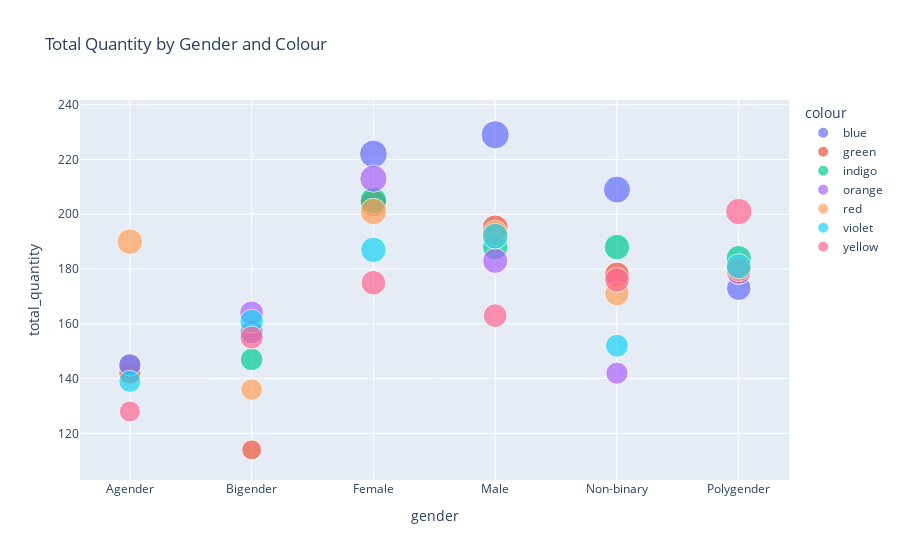

Notebook cell for this chart:
### Code cell
fig_scatter = px.scatter(df_2, x='gender', y='total_quantity', color='colour', size='total_quantity', title='Total Quantity by Gender and Colour')
fig_scatter.show()

### Figure 1 — Plotly figure (JSON) as saved in the notebook; plotly's stock layout.template omitted (floating-point values rounded to 4 significant figures)
{"data": [{"hovertemplate": "colour=blue<br>gender=%{x}<br>total_quantity=%{marker.size}<extra></extra>", "legendgroup": "blue", "marker": {"color": "#636efa", "size": [144, 157, 222, 229, 209, 173], "sizemode": "area", "sizeref": 0.5725, "symbol": "circle"}, "mode": "markers", "name": "blue", "orientation": "v", "showlegend": true, "type": "scatter", "x": ["Agender", "Bigender", "Female", "Male", "Non-binary", "Polygender"], "xaxis": "x", "y": [144, 157, 222, 229, 209, 173], "yaxis": "y"}, {"hovertemplate": "colour=green<br>gender=%{x}<br>total_quantity=%{marker.size}<extra></extra>", "legendgroup": "green", "marker": {"color": "#EF553B", "size": [142, 114, 204, 195, 178, 179], "sizemode": "area", "sizeref": 0.5725, "symbol": "circle"}, "mode": "markers", "name": "green", "orientation": "v", "showlegend": true, "type": "scatter", "x": ["Agender", "Bigender", "Female", "Male", "Non-binary", "Polygender"], "xaxis": "x", "y": [142, 114, 204, 195, 178, 179], "yaxis": "y"}, {"hovertemplate": "colour=indigo<br>gender=%{x}<br>total_quantity=%{marker.size}<extra></extra>", "legendgroup": "indigo", "marker": {"color": "#00cc96", "size": [145, 147, 205, 188, 188, 184], "sizemode": "area", "sizeref": 0.5725, "symbol": "circle"}, "mode": "markers", "name": "indigo", "orientation": "v", "showlegend": true, "type": "scatter", "x": ["Agender", "Bigender", "Female", "Male", "Non-binary", "Polygender"], "xaxis": "x", "y": [145, 147, 205, 188, 188, 184], "yaxis": "y"}, {"hovertemplate": "colour=orange<br>gender=%{x}<br>total_quantity=%{marker.size}<extra></extra>", "legendgroup": "orange", "marker": {"color": "#ab63fa", "size": [145, 164, 213, 183, 142, 179], "sizemode": "area", "sizeref": 0.5725, "symbol": "circle"}, "mode": "markers", "name": "orange", "orientation": "v", "showlegend": true, "type": "scatter", "x": ["Agender", "Bigender", "Female", "Male", "Non-binary", "Polygender"], "xaxis": "x", "y": [145, 164, 213, 183, 142, 179], "yaxis": "y"}, {"hovertemplate": "colour=red<br>gender=%{x}<br>total_quantity=%{marker.size}<extra></extra>", "legendgroup": "red", "marker": {"color": "#FFA15A", "size": [190, 136, 201, 193, 171, 180], "sizemode": "area", "sizeref": 0.5725, "symbol": "circle"}, "mode": "markers", "name": "red", "orientation": "v", "showlegend": true, "type": "scatter", "x": ["Agender", "Bigender", "Female", "Male", "Non-binary", "Polygender"], "xaxis": "x", "y": [190, 136, 201, 193, 171, 180], "yaxis": "y"}, {"hovertemplate": "colour=violet<br>gender=%{x}<br>total_quantity=%{marker.size}<extra></extra>", "legendgroup": "violet", "marker": {"color": "#19d3f3", "size": [139, 161, 187, 192, 152, 181], "sizemode": "area", "sizeref": 0.5725, "symbol": "circle"}, "mode": "markers", "name": "violet", "orientation": "v", "showlegend": true, "type": "scatter", "x": ["Agender", "Bigender", "Female", "Male", "Non-binary", "Polygender"], "xaxis": "x", "y": [139, 161, 187, 192, 152, 181], "yaxis": "y"}, {"hovertemplate": "colour=yellow<br>gender=%{x}<br>total_quantity=%{marker.size}<extra></extra>", "legendgroup": "yellow", "marker": {"color": "#FF6692", "size": [128, 155, 175, 163, 176, 201], "sizemode": "area", "sizeref": 0.5725, "symbol": "circle"}, "mode": "markers", "name": "yellow", "orientation": "v", "showlegend": true, "type": "scatter", "x": ["Agender", "Bigender", "Female", "Male", "Non-binary", "Polygender"], "xaxis": "x", "y": [128, 155, 175, 163, 176, 201], "yaxis": "y"}], "layout": {"legend": {"itemsizing": "constant", "title": {"text": "colour"}, "tracegroupgap": 0}, "title": {"text": "Total Quantity by Gender and Colour"}, "xaxis": {"anchor": "y", "domain": [0, 1], "title": {"text": "gender"}}, "yaxis": {"anchor": "x", "domain": [0, 1], "title": {"text": "total_quantity"}}}}
